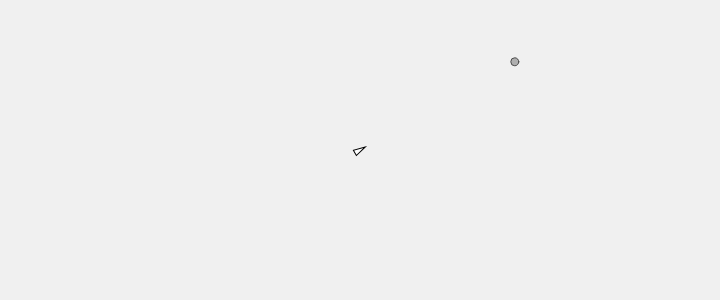
Frame 1 (no input)
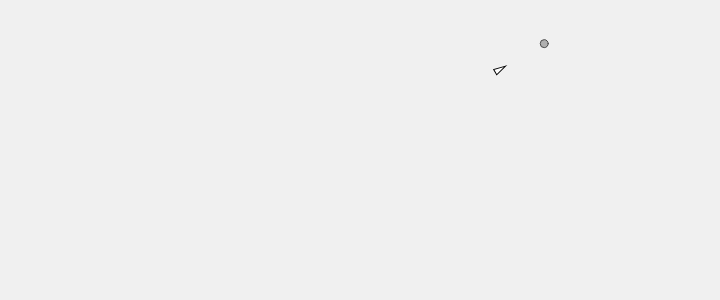
Frame 60 (no input)
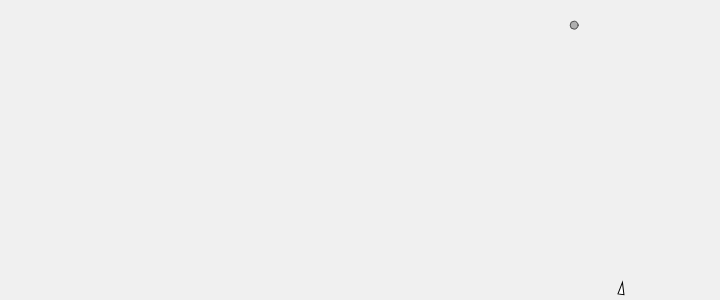
Frame 120 (the mouse pressed at the canvas centre since frame 60)

The p5.js sketch that drew these frames (run headless with seeded random() and noise() and a simulated clock; from frame 60 on, the mouse is pressed at the canvas centre):

// p5.js sketch
// ── sketch.js
/// <reference path="../../p5.global-mode.d.ts" />
class Vehicle {
    constructor(x = 0, y = 0, m = 1) {
        this.position = createVector(x, y);
        this.velocity = createVector(0, 0);
        this.acceleration = createVector(0, 0);
        this.mass = m;
        this.r = 3.0;
        this.maxspeed = 4;
        this.maxforce = 0.1;
    }
    // F=MA, A=F/M
    applyForce(force) {
        let a = p5.Vector.div(force, this.mass);
        this.acceleration.add(a);
    }
    update() {
        this.velocity.add(this.acceleration);
        this.velocity.limit(this.maxspeed);
        this.position.add(this.velocity);
        this.acceleration.mult(0);

        if (this.position.y < 0) {
            this.position.y = height;
        } else if (this.position.y > height) {
            this.position.y = 0;
        }
        if (this.position.x < 0) {
            this.position.x = width;
        } else if (this.position.x > width) {
            this.position.x = 0;
        }
    }
    // 追及操舵力
    seek(target) {
        // 必要な(desired)速度を求める。ただし最大速度で制限を掛ける。
        let desired = p5.Vector.sub(target, this.position);
        desired.normalize();
        desired.mult(this.maxspeed);
        // 操舵力=必要な速度-現在の速度
        // steeringForce = desiredVelocity - currentVelocity
        let steer = p5.Vector.sub(desired, this.velocity);
        steer.limit(this.maxforce);
        this.applyForce(steer);
    }
    escape(target) {
        // 必要な(desired)速度を求める。ただし最大速度で制限を掛ける。
        let desired = p5.Vector.sub(target, this.position);
        desired.normalize();
        desired.mult(this.maxspeed);
        // 操舵力=必要な速度-現在の速度
        // steeringForce = desiredVelocity - currentVelocity
        let steer = p5.Vector.sub(desired, this.velocity);
        steer.limit(this.maxforce);
        this.applyForce(steer.mult(-1));
    }
    display() {
        // 上向きに表示されるように90度回転
        let theta = this.velocity.heading() + PI / 2;
        push();
        translate(this.position.x, this.position.y);
        rotate(theta);
        beginShape();
        {
            let r = this.r;
            vertex(0, -r*2); // 0, -2
            vertex(-r, r*2); // -1, 2
            vertex(r, r*2); // 1, 2
        }
        endShape(CLOSE);
        pop();
    }
}
class Target {
    constructor(x = random(0, width), y = random(0, height), m = 1) {
        this.mass = m;
        this.position = createVector(x, y);
        this.velocity = createVector(0, 0);
        this.acceleration = createVector(random(-1,1), random(-1,1));
    }
    update() {
        this.velocity.add(this.acceleration);
        this.position.add(this.velocity);
        this.acceleration.mult(0);

        if (this.position.y < 0) {
            this.position.y = height;
        } else if (this.position.y > height) {
            this.position.y = 0;
        }
        if (this.position.x < 0) {
            this.position.x = width;
        } else if (this.position.x > width) {
            this.position.x = 0;
        }
    }
    display() {
        push();
        translate(this.position.x, this.position.y);
        stroke(75);
        fill(175);
        ellipse(0, 0, this.mass*8, this.mass*8);
        pop();
    }
}
let vehicle;
let targets;
function setup() {
    createCanvas(720, 300);   

    vehicle = new Vehicle(width/2, height/2);
    targets = [];
    targets.push(new Target());
}
function draw() {
    background(240);
    targets.forEach((t)=>vehicle.seek(t.position));
    vehicle.update();
    vehicle.display();

    targets.forEach((t)=> {
        t.update();
        t.display();
    });

    if (mouseIsPressed) {
        
    }
}

function mouseClicked() {
    targets = [];
    targets.push(new Target(mouseX, mouseY));
}
